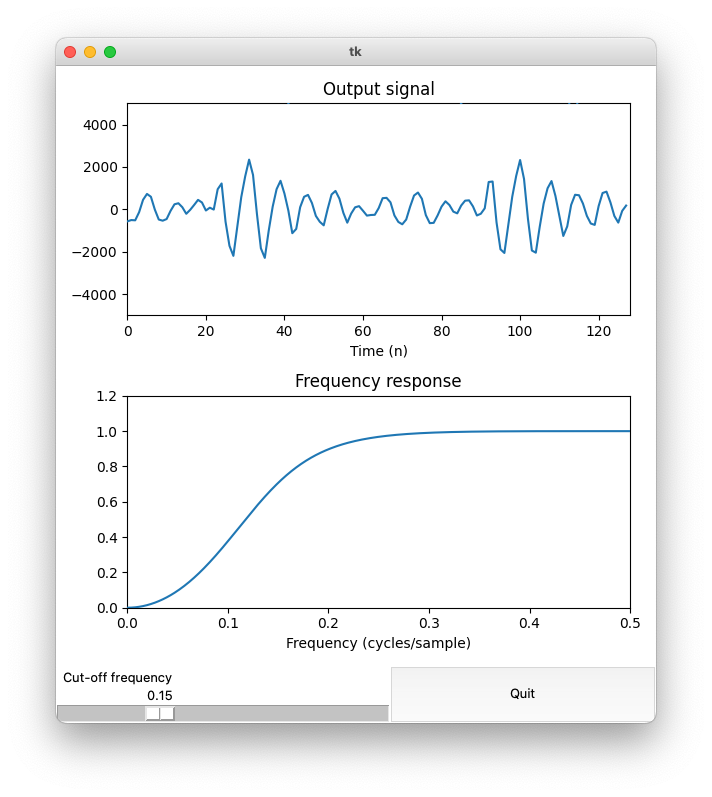

Reproduce this figure in Python.
# plot_play_microphone_filter_numpy_nopyplot.py

import pyaudio
import numpy as np
from scipy.signal import butter, lfilter, freqz
import matplotlib.figure
from matplotlib import animation

import tkinter as Tk    
from matplotlib.backends.backend_tkagg import FigureCanvasTkAgg

# matplotlib.use('TkAgg')
matplotlib.use('MacOSX')

print('The matplotlib backend is %s' % matplotlib.get_backend())     # graphics backend


RATE = 8000
WIDTH = 2
CHANNELS = 1

# BLOCKLEN = 512
# BLOCKLEN = 256    
BLOCKLEN = 128
# BLOCKLEN = 64

BLOCK_DURATION = 1000.0 * BLOCKLEN/RATE # duration in milliseconds
print('Block length: %d' % BLOCKLEN)
print('Duration of block in milliseconds: %.2f' % BLOCK_DURATION)


# Update filter when slider is moved
def update_filter(event):
    global a, b
    global fc
    fc = cutoff_freq.get()
    # [b, a] = butter(ORDER, 2 * fc)
    [b, a] = butter(ORDER, 2 * fc, btype = 'high')
    [om, H] = freqz(b, a)
    
    line_freqresp.set_ydata(np.abs(H))
    # fig1.canvas.draw()


# DEFINE TKINTER ROOT

root = Tk.Tk()    # Define root before creating figure

# Cut-off frequency slider
cutoff_freq = Tk.DoubleVar()            # Define Tk variable
cutoff_freq.set(0.25)                   # Initilize
S_cutoff = Tk.Scale(root, label = 'Cut-off frequency',
        variable = cutoff_freq, from_ = 0.01, to = 0.49, resolution = 0.01,
        orient = 'horizontal',
        command = update_filter)

# Quit button
B_quit = Tk.Button(root, text = 'Quit', command = root.quit)

# Initialize filter for plotting
b = [0]
a = [1]
[om, H] = freqz(b, a)
f = om/(2 * np.pi)
ORDER = 2   # filter order
states = np.zeros(ORDER)


# DEFINE FIGURE

fig1 = matplotlib.figure.Figure()
ax_signal = fig1.add_subplot(2, 1, 1)
ax_freqresp = fig1.add_subplot(2, 1, 2)
fig1.set_size_inches((6, 6))  # (width, height)

n = np.arange(BLOCKLEN)
output_block = np.zeros(BLOCKLEN)
[line_signal] = ax_signal.plot(n, output_block)

ax_signal.set_ylim(-5000, 5000)
ax_signal.set_xlim(0, BLOCKLEN)
ax_signal.set_xlabel('Time (n)')
ax_signal.set_title('Output signal')

[line_freqresp] = ax_freqresp.plot(f, np.abs(H))
ax_freqresp.set_xlim(0, 0.5)
ax_freqresp.set_ylim(0, 1.2)
ax_freqresp.set_title('Frequency response')
ax_freqresp.set_xlabel('Frequency (cycles/sample)')

fig1.tight_layout()


# Turn figure into a Tkinter widget
my_canvas = FigureCanvasTkAgg(fig1, master = root)
# fig1.canvas.draw()   # (optional ?)
C1 = my_canvas.get_tk_widget()   # canvas widget

# PLACE WIDGETS

C1.pack()
B_quit.pack(side = 'right', expand = True, fill = 'both')
S_cutoff.pack(side = 'left', expand = True, fill = 'both')


# Open the audio output stream
p = pyaudio.PyAudio()

PA_FORMAT = p.get_format_from_width(WIDTH)
stream = p.open(
    format = PA_FORMAT,
    channels = CHANNELS,
    rate = RATE,
    input = True,
    output = True,
    frames_per_buffer = BLOCKLEN)   # optional, but can help to reduce latency


# Define animation functions

def my_init():
    print('hello')
    return (line_signal, line_freqresp)

output_block = np.zeros(BLOCKLEN)
MAXVALUE = 2**15-1

update_filter(None)

def my_update(i):

    global states

    # Get block of samples from audion input stream
    input_bytes = stream.read(BLOCKLEN, exception_on_overflow = False)

    # Convert from binary data
    input_block = np.frombuffer(input_bytes, dtype = 'int16')

    # filtering
    [output_block, states] = lfilter(b, a, input_block, zi = states)

    signal_block = np.clip(output_block, -MAXVALUE, MAXVALUE)   
    # clips maximum value before converting to 16 bit integers

    line_signal.set_ydata(output_block)
        
    # Convert output value to binary data
    # And write binary data to audio output stream
    stream.write(output_block.astype('int16').tobytes(), BLOCKLEN)

    return (line_signal, line_freqresp)


my_anima = animation.FuncAnimation(
    fig1,
    my_update,
    init_func = my_init,
    interval = 10,   # milliseconds (what happens if this is 200?)
    blit = True,
    cache_frame_data = False,
    repeat = False
)

Tk.mainloop()           # Start Tkinter (includes animation)

stream.stop_stream()
stream.close()
p.terminate()

print('* Finished')
